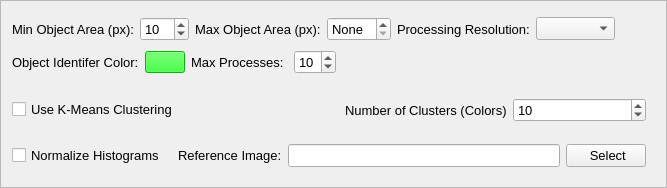
        <widget class="QFrame" name="GlobalOptionsFrame">
         <property name="frameShape">
          <enum>QFrame::StyledPanel</enum>
         </property>
         <property name="frameShadow">
          <enum>QFrame::Raised</enum>
         </property>
         <property name="lineWidth">
          <number>0</number>
         </property>
         <layout class="QVBoxLayout" name="verticalLayout_6">
          <item>
           <layout class="QVBoxLayout" name="verticalLayout_5">
            <property name="spacing">
             <number>9</number>
            </property>
            <property name="topMargin">
             <number>5</number>
            </property>
            <property name="bottomMargin">
             <number>9</number>
            </property>
            <item>
             <widget class="QWidget" name="widget" native="true">
              <layout class="QHBoxLayout" name="horizontalLayout_2">
               <property name="leftMargin">
                <number>0</number>
               </property>
               <property name="topMargin">
                <number>0</number>
               </property>
               <property name="rightMargin">
                <number>0</number>
               </property>
               <property name="bottomMargin">
                <number>0</number>
               </property>
               <item>
                <widget class="QLabel" name="minAreaLabel">
                 <property name="font">
                  <font>
                   <pointsize>10</pointsize>
                  </font>
                 </property>
                 <property name="toolTip">
                  <string>Minimum object size in pixels for detection filtering.
Objects smaller than this will be ignored.</string>
                 </property>
                 <property name="text">
                  <string>Min Object Area (px):</string>
                 </property>
                </widget>
               </item>
               <item>
                <widget class="QSpinBox" name="minAreaSpinBox">
                 <property name="font">
                  <font>
                   <pointsize>10</pointsize>
                  </font>
                 </property>
                 <property name="toolTip">
                  <string>Set the minimum object area in pixels for detection filtering.
• Range: 1 to 999 pixels
• Default: 10 pixels
Objects smaller than this threshold will be filtered out and not detected.
• Lower values: Detect smaller objects (may increase false positives)
• Higher values: Only detect larger objects (reduces noise)
Use to filter out small artifacts and noise in detection results.</string>
                 </property>
                 <property name="minimum">
                  <number>1</number>
                 </property>
                 <property name="maximum">
                  <number>999</number>
                 </property>
                 <property name="value">
                  <number>10</number>
                 </property>
                </widget>
               </item>
               <item>
                <widget class="QLabel" name="maxAreaLabel">
                 <property name="font">
                  <font>
                   <pointsize>10</pointsize>
                   <bold>false</bold>
                  </font>
                 </property>
                 <property name="toolTip">
                  <string>Maximum object size in pixels for detection filtering.
Objects larger than this will be ignored.</string>
                 </property>
                 <property name="text">
                  <string>Max Object Area (px):</string>
                 </property>
                </widget>
               </item>
               <item>
                <widget class="QSpinBox" name="maxAreaSpinBox">
                 <property name="font">
                  <font>
                   <pointsize>10</pointsize>
                  </font>
                 </property>
                 <property name="toolTip">
                  <string>Set the maximum object area in pixels for detection filtering.
• Range: 0 to 99999 pixels
• Default: 0 (None - no maximum filter applied)
• Special value: 0 displays as &quot;None&quot;
Objects larger than this threshold will be filtered out and not detected.
• Lower values: Only detect smaller objects
• Higher values: Allow detection of larger objects
• Set to 0 (None): No maximum size filtering
Use to exclude very large false positive detections like shadows or terrain features.</string>
                 </property>
                 <property name="specialValueText">
                  <string>None</string>
                 </property>
                 <property name="minimum">
                  <number>0</number>
                 </property>
                 <property name="maximum">
                  <number>99999</number>
                 </property>
                 <property name="singleStep">
                  <number>1</number>
                 </property>
                 <property name="value">
                  <number>0</number>
                 </property>
                </widget>
               </item>
               <item>
                <widget class="QLabel" name="processingResolutionLabel">
                 <property name="font">
                  <font>
                   <pointsize>10</pointsize>
                  </font>
                 </property>
                 <property name="toolTip">
                  <string>Resolution at which images are processed.
Lower resolutions = faster processing but may miss small objects.</string>
                 </property>
                 <property name="text">
                  <string>Processing Resolution:</string>
                 </property>
                </widget>
               </item>
               <item>
                <widget class="QComboBox" name="processingResolutionCombo">
                 <property name="sizePolicy">
                  <sizepolicy hsizetype="Minimum" vsizetype="Fixed">
                   <horstretch>0</horstretch>
                   <verstretch>0</verstretch>
                  </sizepolicy>
                 </property>
                 <property name="font">
                  <font>
                   <pointsize>10</pointsize>
                  </font>
                 </property>
                 <property name="toolTip">
                  <string>Select processing resolution as percentage of original image size:
• 100%: Original resolution (no scaling, highest quality, slowest)
• 75%: High quality (~56% of pixels, ~1.8x faster)
• 50%: Balanced quality (25% of pixels, ~4x faster) - RECOMMENDED
• 33%: Fast processing (~11% of pixels, ~9x faster)
• 25%: Very fast (6% of pixels, ~16x faster)
• 10%: Ultra fast (1% of pixels, ~100x faster)

Percentage scaling preserves original aspect ratio.
Works with any image size, orientation, or aspect ratio.

Min/Max Area values are always specified in original resolution.
All results are returned in original resolution coordinates.</string>
                 </property>
                </widget>
               </item>
               <item>
                <spacer name="horizontalSpacer_2">
                 <property name="orientation">
                  <enum>Qt::Horizontal</enum>
                 </property>
                 <property name="sizeHint" stdset="0">
                  <size>
                   <width>40</width>
                   <height>20</height>
                  </size>
                 </property>
                </spacer>
               </item>
              </layout>
             </widget>
            </item>
            <item>
             <widget class="QWidget" name="widget_2" native="true">
              <layout class="QHBoxLayout" name="horizontalLayout_4">
               <property name="leftMargin">
                <number>0</number>
               </property>
               <property name="topMargin">
                <number>0</number>
               </property>
               <property name="rightMargin">
                <number>0</number>
               </property>
               <property name="bottomMargin">
                <number>0</number>
               </property>
               <item>
                <widget class="QLabel" name="identifierColor">
                 <property name="font">
                  <font>
                   <pointsize>10</pointsize>
                  </font>
                 </property>
                 <property name="toolTip">
                  <string>Color used to mark and identify detected objects in output images.
Click the color button to select a different color.</string>
                 </property>
                 <property name="text">
                  <string>Object Identifer Color:</string>
                 </property>
                </widget>
               </item>
               <item>
                <widget class="QPushButton" name="identifierColorButton">
                 <property name="toolTip">
                  <string>Select the color used to mark detected objects in output images.
• Default: Green (RGB: 0, 255, 0)
Click to open a color picker dialog and choose a different marker color.
The selected color will be used for:
• Drawing circles/rectangles around detected objects
• Highlighting AOI locations on output images
• Creating visual markers in the results viewer
Choose a color that contrasts well with your image content for best visibility.</string>
                 </property>
                 <property name="styleSheet">
                  <string notr="true">background-color: rgb(0, 255, 0);</string>
                 </property>
                 <property name="text">
                  <string/>
                 </property>
                </widget>
               </item>
               <item>
                <widget class="QLabel" name="maxProcessesLabel">
                 <property name="font">
                  <font>
                   <pointsize>10</pointsize>
                  </font>
                 </property>
                 <property name="toolTip">
                  <string>Maximum number of parallel processes to use for image analysis.
More processes = faster processing but higher CPU/memory usage.</string>
                 </property>
                 <property name="text">
                  <string>Max Processes: </string>
                 </property>
                </widget>
               </item>
               <item>
                <widget class="QSpinBox" name="maxProcessesSpinBox">
                 <property name="minimumSize">
                  <size>
                   <width>40</width>
                   <height>0</height>
                  </size>
                 </property>
                 <property name="font">
                  <font>
                   <pointsize>10</pointsize>
                  </font>
                 </property>
                 <property name="toolTip">
                  <string>Set the maximum number of parallel processes for image analysis.
• Range: 1 to 20 processes
• Default: 10 processes
The application uses multiprocessing to analyze multiple images simultaneously:
• Higher values: Faster processing (uses more CPU cores and memory)
• Lower values: Slower processing (uses fewer system resources)
• Recommended: Set to number of CPU cores or slightly higher
• For systems with limited RAM, reduce this value to prevent memory issues
Each process analyzes one image at a time, so more processes = more parallel image processing.</string>
                 </property>
                 <property name="minimum">
                  <number>1</number>
                 </property>
                 <property name="maximum">
                  <number>20</number>
                 </property>
                 <property name="value">
                  <number>10</number>
                 </property>
                </widget>
               </item>
               <item>
                <spacer name="horizontalSpacer">
                 <property name="orientation">
                  <enum>Qt::Horizontal</enum>
                 </property>
                 <property name="sizeHint" stdset="0">
                  <size>
                   <width>40</width>
                   <height>20</height>
                  </size>
                 </property>
                </spacer>
               </item>
              </layout>
             </widget>
            </item>
           </layout>
          </item>
          <item>
           <widget class="QWidget" name="AdvancedFeaturesWidget" native="true">
            <layout class="QVBoxLayout" name="verticalLayout">
             <property name="spacing">
              <number>4</number>
             </property>
             <property name="leftMargin">
              <number>0</number>
             </property>
             <property name="topMargin">
              <number>0</number>
             </property>
             <property name="rightMargin">
              <number>0</number>
             </property>
             <property name="bottomMargin">
              <number>0</number>
             </property>
             <item>
              <layout class="QHBoxLayout" name="KMeansLayout">
               <item>
                <widget class="QCheckBox" name="kMeansCheckbox">
                 <property name="maximumSize">
                  <size>
                   <width>16777215</width>
                   <height>16777215</height>
                  </size>
                 </property>
                 <property name="font">
                  <font>
                   <pointsize>10</pointsize>
                  </font>
                 </property>
                 <property name="toolTip">
                  <string>Enable K-Means clustering preprocessing on images before detection.
K-Means clustering reduces image colors to a specified number of dominant colors:
• Simplifies image complexity for better detection
• Groups similar pixels into clusters
• Can improve detection of specific colored objects
• Reduces noise and color variations
When enabled, specify the number of color clusters to use.
Useful for images with complex color patterns or when targeting specific colors.</string>
                 </property>
                 <property name="text">
                  <string>Use K-Means Clustering</string>
                 </property>
                </widget>
               </item>
               <item>
                <widget class="QWidget" name="KMeansWidget" native="true">
                 <layout class="QHBoxLayout" name="horizontalLayout">
                  <item>
                   <widget class="QLabel" name="clustersLabel">
                    <property name="font">
                     <font>
                      <pointsize>10</pointsize>
                     </font>
                    </property>
                    <property name="toolTip">
                     <string>Number of color clusters to use in K-Means preprocessing.
Determines how many dominant colors the image is reduced to.</string>
                    </property>
                    <property name="text">
                     <string>Number of Clusters (Colors)</string>
                    </property>
                   </widget>
                  </item>
                  <item>
                   <widget class="QSpinBox" name="clustersSpinBox">
                    <property name="font">
                     <font>
                      <pointsize>10</pointsize>
                     </font>
                    </property>
                    <property name="toolTip">
                     <string>Set the number of color clusters for K-Means preprocessing.
• Range: 2 to 100 clusters
• Default: 10 clusters
The image will be reduced to this many dominant colors:
• Lower values (2-5): Aggressive color reduction, simpler images
• Medium values (6-15): Balanced reduction, good for most cases
• Higher values (16-100): Subtle reduction, preserves more color detail
Start with 10 and adjust based on your image complexity and detection needs.</string>
                    </property>
                    <property name="minimum">
                     <number>2</number>
                    </property>
                    <property name="maximum">
                     <number>100</number>
                    </property>
                    <property name="value">
                     <number>10</number>
                    </property>
                   </widget>
                  </item>
                 </layout>
                </widget>
               </item>
              </layout>
             </item>
             <item>
              <layout class="QHBoxLayout" name="HistogramLayout">
               <item>
                <widget class="QCheckBox" name="histogramCheckbox">
                 <property name="font">
                  <font>
                   <pointsize>10</pointsize>
                  </font>
                 </property>
                 <property name="toolTip">
                  <string>Enable histogram normalization preprocessing on images before detection.
Histogram normalization adjusts image colors to match a reference image:
• Equalizes lighting and color differences across images
• Corrects for varying sun angles, shadows, and atmospheric conditions
• Standardizes color appearance across image set
• Improves consistency of detection results
When enabled, select a reference image with ideal lighting/color conditions.
Useful when processing images taken at different times or under varying conditions.</string>
                 </property>
                 <property name="text">
                  <string>Normalize Histograms</string>
                 </property>
                </widget>
               </item>
               <item>
                <widget class="QWidget" name="HistogramImgWidget" native="true">
                 <layout class="QHBoxLayout" name="horizontalLayout_3">
                  <item>
                   <widget class="QLabel" name="histogramReferenceImageLabel">
                    <property name="font">
                     <font>
                      <pointsize>10</pointsize>
                     </font>
                    </property>
                    <property name="toolTip">
                     <string>Select the reference image for histogram normalization.
All images will be adjusted to match this image's color distribution.</string>
                    </property>
                    <property name="text">
                     <string>Reference Image:</string>
                    </property>
                   </widget>
                  </item>
                  <item>
                   <widget class="QLineEdit" name="histogramLine">
                    <property name="font">
                     <font>
                      <pointsize>10</pointsize>
                     </font>
                    </property>
                    <property name="toolTip">
                     <string>Path to the reference image for histogram normalization.
Click the Select button to choose an image.
Choose an image with ideal lighting and color conditions:
• Clear, well-lit image from your dataset
• Representative of the desired appearance
• Typical lighting conditions for your mission
All other images will be color-adjusted to match this reference.</string>
                    </property>
                    <property name="readOnly">
                     <bool>true</bool>
                    </property>
                   </widget>
                  </item>
                  <item>
                   <widget class="QPushButton" name="histogramButton">
                    <property name="font">
                     <font>
                      <pointsize>10</pointsize>
                     </font>
                    </property>
                    <property name="toolTip">
                     <string>Browse for a reference image for histogram normalization.
Opens an image file selection dialog.
Select a representative image with good lighting and typical color conditions.</string>
                    </property>
                    <property name="text">
                     <string> Select</string>
                    </property>
                    <property name="icon">
                     <iconset resource="../../resources.qrc">
                      <normaloff>:/icons/image.png</normaloff>:/icons/image.png</iconset>
                    </property>
                    <property name="iconName" stdset="0">
                     <string>image.png</string>
                    </property>
                   </widget>
                  </item>
                 </layout>
                </widget>
               </item>
              </layout>
             </item>
            </layout>
           </widget>
          </item>
         </layout>
        </widget>
